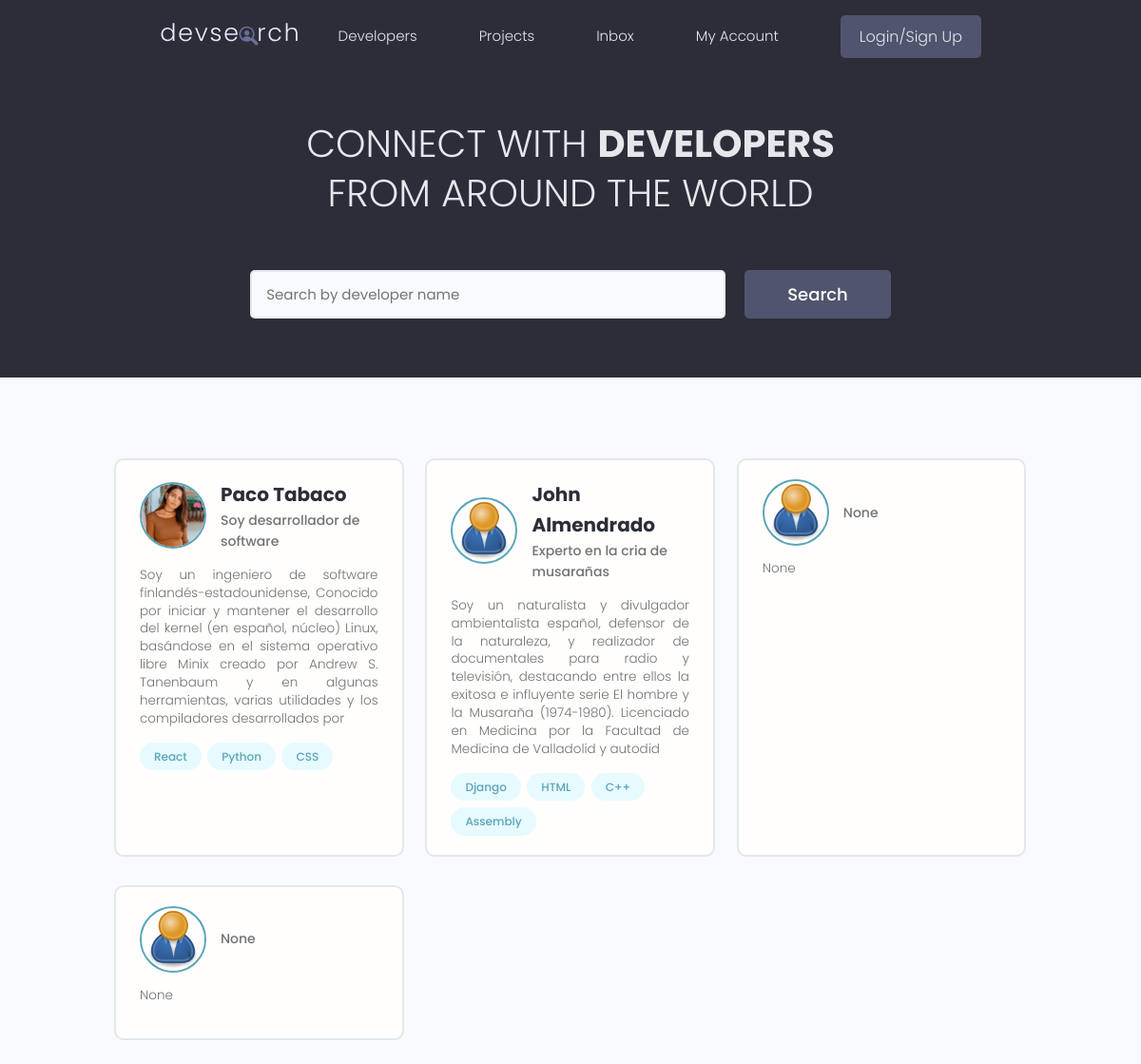
Before: / with the older database file.
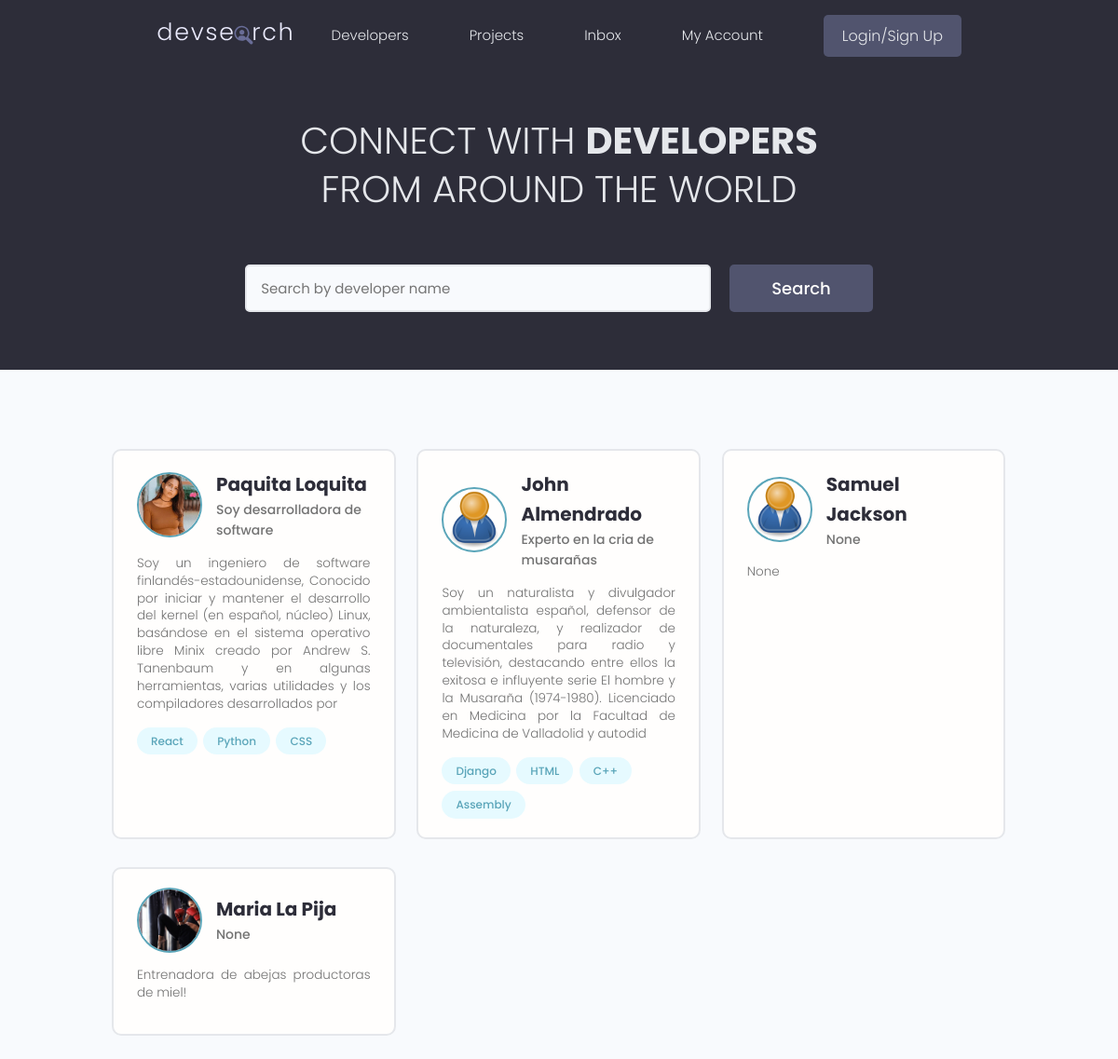
After: the same page with the newer database file.
### users/models.py (models this page shows, shortened)
class Profile(models.Model):
    user = models.OneToOneField(User, on_delete=models.CASCADE, null=True, blank=True)
    name = models.CharField(max_length=200, null=True, blank=True)
    email = models.EmailField(max_length=200, null=True, blank=True)
    username = models.CharField(max_length=200, null=True, blank=True)
    location = models.CharField(max_length=200, null=True, blank=True)
    short_intro = models.CharField(max_length=200, null=True, blank=True)
    bio = models.TextField(null=True, blank=True)
    profile_image = models.ImageField(null=True, blank=True, upload_to="profiles/", default="profiles/user-default.png")
    social_github = models.CharField(max_length=200, null=True, blank=True)
    social_twitter = models.CharField(max_length=200, null=True, blank=True)
    social_linkedin = models.CharField(max_length=200, null=True, blank=True)
    social_youtube = models.CharField(max_length=200, null=True, blank=True)
    social_website = models.CharField(max_length=200, null=True, blank=True)
    created = models.DateTimeField(auto_now_add=True)
    id = models.UUIDField(default=uuid.uuid4, unique=True, primary_key=True, editable=False)

class Skill(models.Model):
    owner = models.ForeignKey(Profile, on_delete=models.CASCADE, null=True, blank=True)
    name = models.CharField(max_length=150, null=True, blank=True)
    description = models.TextField(null=True, blank=True)
    created = models.DateTimeField(auto_now_add=True)

### users/views.py (the view)
# urls.py: path("", views.profiles, name="profiles"),
def profiles(request):
    profiles = models.Profile.objects.all()
    context = {
        "profiles": profiles,
    }
    return render(request, "users/profiles.html", context )

### users/templates/users/profiles.html (shortened to what this page needs)
{% extends "base.html" %}
{% block content %}
  <main class="home">
    <section class="hero-section text-center">
      <div class="container container--narrow">
        <div class="hero-section__box">
          <h2>CONNECT WITH <span>DEVELOPERS</span></h2>
          <h2>FROM AROUND THE WORLD</h2>
        </div>
        <div class="hero-section__search">
          <form class="form" action="#" method="get">
            <div class="form__field">
              <input class="input input--text" id="formInput#search" type="text" name="text"
                placeholder="Search by developer name" />
            </div>
            <input class="btn btn--sub btn--lg" type="submit" value="Search" />
          </form>
        </div>
      </div>
    </section>
    <section class="devlist">
      <div class="container">
        <div class="grid grid--three">
          {% for profile in profiles %}
          <div class="column card">
            <div class="dev">
              <a href="{% url 'profile' profile.id %}" class="card__body">
                <div class="dev__profile">
                  <img class="avatar avatar--md" src="{{profile.profile_image.url}}" alt="image" />
                  <div class="dev__meta">
                    <h3>{{profile.name}}</h3>
                    <h5>{{profile.short_intro|slice:"60"}}</h5>
                  </div>
                </div>
                <p class="dev__info">
                  {{profile.bio|slice:"300" }}
                </p>
                <div class="dev__skills">
                  {% for skill in profile.skill_set.all|slice:"5" %}
                    <span class="tag tag--pill tag--main">
                      <small>{{skill.name}}</small>
                    </span>
                  {% endfor %}
                </div>
              </a>
            </div>
          </div>
          {% endfor %}
        </div>
      </div>
    </section>
  </main>
{% endblock content %}

### templates/base.html (shortened to what this page needs)
{% load static %}
<!DOCTYPE html>
<html lang="en">
    <head>
      <link rel="stylesheet" href="https://cdn.iconmonstr.com/1.3.0/css/iconmonstr-iconic-font.min.css" />
      <link rel="stylesheet" href="{% static 'uikit/styles/uikit.css' %}" />
      <link rel="stylesheet" href="{% static 'styles/app.css' %}" />
    </head>
    <body>
        {% include "navbar.html" %}
        {% block content %}
        {% endblock content %}
    </body>
</html>

### templates/navbar.html (shortened to what this page needs)
{% load static %}
  <header class="header">
    <div class="container container--narrow">
      <a href="{% url 'profiles' %}" class="header__logo">
        <img src="{% static 'images/logo.svg' %}" alt="DevSearch Logo" />
      </a>
      <nav class="header__nav">
        <ul class="header__menu">
          <li class="header__menuItem"><a href="{% url 'profiles' %}">Developers</a></li>
          <li class="header__menuItem"><a href="{% url 'projects' %}">Projects</a></li>
          <li class="header__menuItem"><a href="">Inbox</a></li>
          <li class="header__menuItem"><a href="">My Account</a></li>
          {% if request.user.is_authenticated %}
            <li class="header__menuItem"><a href="{% url 'account' %}" class="btn btn--sub">Account</a></li>
            <li class="header__menuItem"><a href="{% url 'logout' %}" class="btn btn--sub">Logout</a></li>
          {% else %}
            <li class="header__menuItem"><a href="{% url 'login' %}" class="btn btn--sub">Login/Sign Up</a></li>
          {% endif %}
        </ul>
      </nav>
    </div>
  </header>

### static/styles/app.css (style rules this page uses)
:root { --color-sub: #2d2d39; }
.btn--sub { background-color: var(--color-sub-light); }
.card { border: 2px solid var(--color-light); }
img { max-width: 100%; }
.header { position: sticky; z-index: 111; background-color: var(--color-sub); padding: 1.5rem 0; }
.header > .container { display: flex; justify-content: space-between; align-items: center; }
.header__logo > img { height: 3.8rem; }
.header__nav > ul { display: inline-flex; align-items: center; list-style: none; gap: 6.5rem; }
.header__menuItem > a { color: var(--color-light); font-weight: 300; }
.hero-section { height: 40vh; display: flex; align-items: center; background-color: var(--color-sub); }
.hero-section__box { margin-bottom: 4rem; }
.hero-section__box > h2, .hero-section__box > h2 > span { font-size: 4rem; color: var(--color-light); line-height: 1.3; text-transform: uppercase; }
.hero-section__box > h2 { font-weight: 300; }
.hero-section__box > h2 > span { font-weight: 700; }
.hero-section__search > .form { display: flex; align-items: center; justify-content: center; gap: 2rem; }
.hero-section__search > .form input.input--text { width: 50rem; }
.devlist { margin-top: 8rem; }
.devlist .grid { align-items: stretch; }
.devlist .dev .dev__profile { display: flex; align-items: center; gap: 1.5rem; }
.devlist .dev .dev__meta h3 { color: var(--color-sub); font-size: 2rem; font-weight: 700; }
.devlist .dev .dev__meta h5 { color: var(--color-text); font-size: 1.4rem; font-weight: 500; }
.devlist .dev .dev__info { margin: 1.5rem 0; font-size: 1.35rem; line-height: 1.4; text-align: justify; }

### static/uikit/styles/modules/_variables.css (style rules this page uses)
:root { --color-main: #5aa5b9; --color-main-light: #e6faff; --color-sub: #3f4156; --color-sub-light: #51546e; --color-sub-lighter: #ededfd; --color-text: #737373; --color-gray: #8b8b8b; --color-light: #e5e7eb; --color-light-gray: #767676; --color-bg: #f8fafd; --color-white: #fffefd; --color-white-light: #f3f3f3; --color-success: #359e64; --color-success-bg: #def8e8; --color-error: #fc4b0b; --color-error-bg: #fff2ee; --font-base: 'Poppins', arial, helvetica, 'Segoe UI', roboto, ubuntu, sans-serif; --font-monospace: 'Fira Code', 'Courier New', courier, monospace; --font-regular: 300; --font-medium: 500; --font-bold: 700; --generic-shadow: 1px 1px 5px #00000010; --generic-transition: all 0.3s ease-in-out; }

### static/uikit/styles/modules/_base.css (style rules this page uses)
* { margin: 0; padding: 0; box-sizing: border-box; text-rendering: optimizeLegibility; color: inherit; font-size: inherit; }
html { font-size: 50%; }
@media only screen and (min-width: 480px) { html { font-size: 56.25%; } }
@media only screen and (min-width: 1200px) { html { font-size: 62.5%; } }
body { line-height: 1.6; font-weight: 400; font-size: 1.5rem; color: var(--color-text); background-color: var(--color-bg); min-height: 100vh; }

### static/uikit/styles/modules/_typography.css (style rules this page uses)
* { font-family: var(--font-base); }
h2 { font-size: 3.6rem; font-weight: var(--font-bold); }
h3 { font-size: 3.2rem; font-weight: var(--font-medium); }
h5 { font-size: 2.4rem; font-weight: var(--font-medium); }
h5, h6 { font-weight: var(--font-regular); }
p, span, strong { font-size: 1.6rem; color: var(--color-text); font-weight: var(--font-regular); }
a { padding-bottom: 2px; text-decoration: none; display: inline-block; color: var(--color-main); font-weight: var(--font-medium); }

### static/uikit/styles/modules/_utilities.css (style rules this page uses)
.container { width: 92%; max-width: 165rem; margin: 0 auto; box-sizing: border-box; }
.container--narrow { width: 92%; max-width: 120rem; }
@media screen and (min-width: 1000px) { .container { width: 90%; } }
@media screen and (min-width: 1000px) { .container--narrow { width: 85%; } }
@media screen and (min-width: 1200px) { .container { width: 80%; } }
@media screen and (min-width: 1200px) { .container--narrow { width: 72%; } }
.text-center { text-align: center; }

### static/uikit/styles/modules/_avatar.css (style rules this page uses)
.avatar { border-radius: 50%; border: 2px solid var(--color-main); object-fit: cover; }
.avatar--md { height: 7rem; width: 7rem; }

### static/uikit/styles/modules/_card.css (style rules this page uses)
.card { border-radius: 1rem; background-color: var(--color-white); border: 1.5px solid var(--color-light); width: auto; height: auto; margin-top: 0.5rem; margin-bottom: 0.5rem; overflow: hidden; }
.card__body, .card__header { padding: 2rem 2.5rem; }

### static/uikit/styles/modules/_form.css (style rules this page uses)
.form { display: block; }
.form__field { margin-top: 1.5rem; margin-bottom: 1.5rem; }
input.input[type='text'], input.input[type='email'], input.input[type='password'], input.input[type='number'], select.input, textarea.input { min-width: 24rem; width: 100%; padding: 1.2rem 1.5rem; border-radius: 0.5rem; border: 2px solid var(--color-light); transition: all 0.3s ease-in-out; background-color: var(--color-bg); }

Changed rows visible on the page:
removed Profile: profile_image (placeholder picture), short_intro "None", bio "None"
removed Profile: profile_image (placeholder picture), short_intro "None", bio "None"
changed Profile: name "Paco Tabaco" → "Paquita Loquita"; short_intro "Soy desarrollador de software" → "Soy desarrolladora de software"
added Profile: profile_image (placeholder picture), name "Samuel Jackson", short_intro "None", bio "None"
added Profile: profile_image (picture), name "Maria La Pija", short_intro "None", bio "Entrenadora de abejas productoras de miel!"
